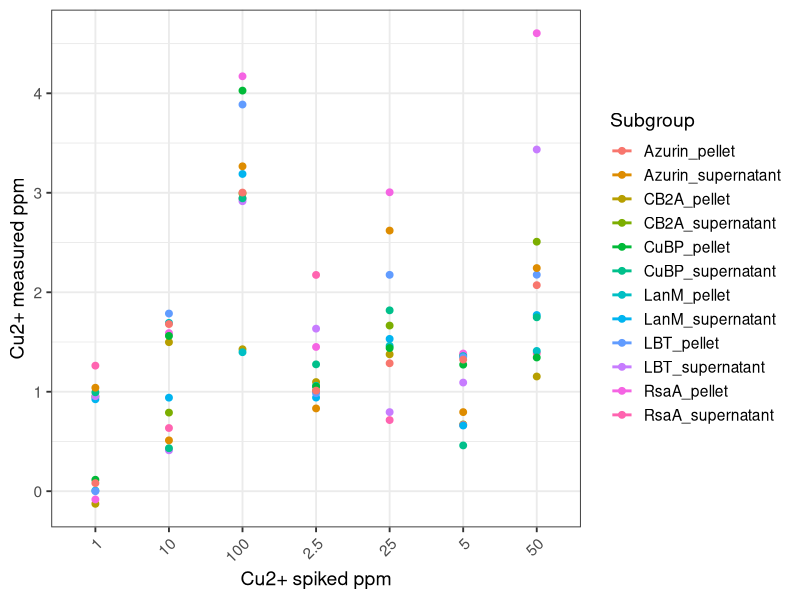

Source code (R):
library(tidyverse)

# Load raw CSV
df_raw <- read.csv("Cu_1_100ppm_06Dec2025.csv",
                   header = FALSE,
                   stringsAsFactors = FALSE,
                   check.names = FALSE)

# Remove fully empty columns
df_raw <- df_raw[, colSums(!is.na(df_raw) & df_raw != "") > 0]

# Extract labels
x_axis_title <- as.character(df_raw[2, 1])     # A2
x_values     <- as.character(df_raw[3:9, 1])   # A3:A9

y_axis_title <- as.character(df_raw[1, 2])     # B1

subgroups <- as.character(unlist(df_raw[2, 2:ncol(df_raw)]))

# Extract numeric block B3:M9
value_matrix <- df_raw[3:9, 2:ncol(df_raw)]
value_matrix <- as.data.frame(lapply(value_matrix, as.numeric))

# Build long dataframe
df <- data.frame(X = x_values, value_matrix)
colnames(df) <- c(x_axis_title, subgroups)

df_long <- df %>%
  pivot_longer(
    cols = all_of(subgroups),
    names_to = "Group",
    values_to = "Value"
  )

# Use tidy-eval (!!sym()) so labels can contain symbols safely
ggplot(df_long, aes(x = !!sym(x_axis_title), y = Value, color = Group)) +
  geom_line(linewidth = 1) +
  geom_point(size = 2) +
  labs(
    x = x_axis_title,
    y = y_axis_title,
    color = "Subgroup"
  ) +
  theme_bw(base_size = 14) +
  theme(axis.text.x = element_text(angle = 45, hjust = 1))
